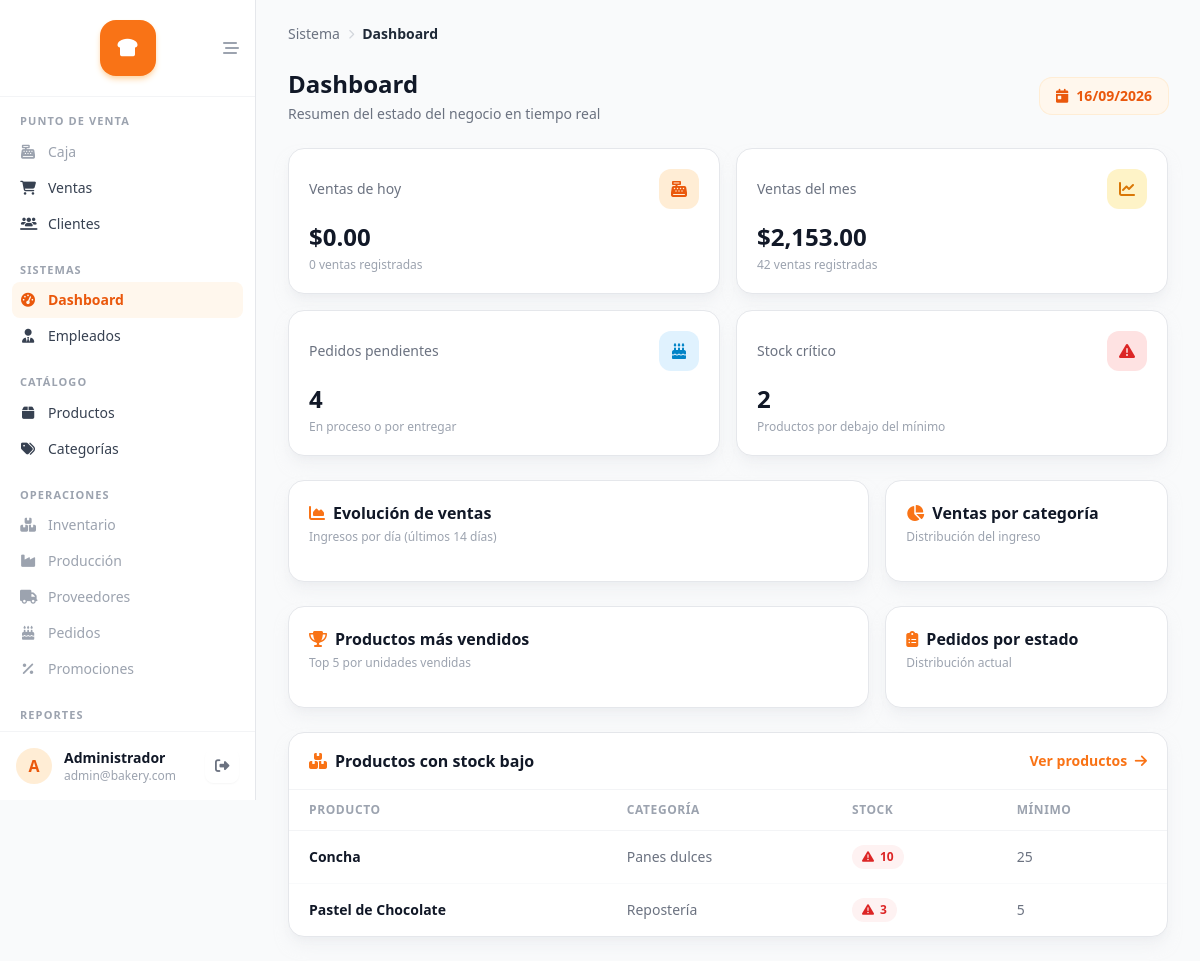
The app's page /src/public/index.php (signed in) with its own data.
### tables this page shows
CREATE TABLE productos (
    id INT AUTO_INCREMENT PRIMARY KEY,
    category_id INT NOT NULL,
    recipe_id INT NULL,
    name VARCHAR(120) NOT NULL,
    description TEXT,
    sale_price DECIMAL(10,2) NOT NULL,
    production_cost DECIMAL(10,2) NOT NULL,
    stock INT NOT NULL DEFAULT 0,
    min_stock INT NOT NULL DEFAULT 0,
    image_url VARCHAR(255),
    barcode VARCHAR(50),
    status ENUM('active','inactive') NOT NULL DEFAULT 'active',
    created_at TIMESTAMP NOT NULL DEFAULT CURRENT_TIMESTAMP,
    CONSTRAINT fk_products_category FOREIGN KEY (category_id) REFERENCES categorias(id),
    CONSTRAINT fk_products_recipe FOREIGN KEY (recipe_id) REFERENCES recetas(id),
    INDEX idx_products_category (category_id),
    UNIQUE KEY idx_products_barcode (barcode)
);

CREATE TABLE categorias (
    id INT AUTO_INCREMENT PRIMARY KEY,
    name VARCHAR(80) NOT NULL UNIQUE,
    description VARCHAR(255),
    display_order INT NOT NULL DEFAULT 0,
    status ENUM('active','inactive') NOT NULL DEFAULT 'active'
);

### src/controllers/DashboardController.php (called while the page is built, shortened)
<?php
require_once __DIR__ . '/../models/Dashboard.php';
class DashboardController
{
    private $dashboardModel;
    public function __construct($db)
    {
        $this->dashboardModel = new Dashboard($db);
    }
    public function index()
    {
        $salesToday = $this->dashboardModel->getSalesToday();
        $salesMonth = $this->dashboardModel->getSalesMonth();
        $lowStockProducts = $this->dashboardModel->getLowStockProducts();
        $pendingOrders = $this->dashboardModel->getPendingOrders();
        $totalProducts = $this->dashboardModel->getTotalProducts();
        require_once __DIR__ . '/../views/dashboard/index.php';
    }
}

### src/public/index.php (called while the page is built, shortened)
<?php
function esc($value)
{
    return htmlspecialchars((string) $value, ENT_QUOTES, 'UTF-8');
}
require_once __DIR__ . '/../models/Dashboard.php';
require_once __DIR__ . '/../controllers/ProductController.php';
require_once __DIR__ . '/../controllers/DashboardController.php';
$database = new Database();
$db = $database->getConnection();
function url($path = '')
{
    return '/' . ltrim($path, '/');
}
$url = isset($_GET['url']) ? rtrim($_GET['url'], '/') : '';
$segments = $url !== '' ? explode('/', $url) : [];
$action = $segments[1] ?? 'index';
$id = isset($segments[2]) ? (int) $segments[2] : null;
$controller = new $controllerMap[$key]($db);
$controller->{$action}($id);

### src/models/Dashboard.php (called while the page is built, shortened)
<?php
class Dashboard
{
    private $conn;
    public function __construct($db)
    {
        $this->conn = $db;
    }
    public function getSalesToday()
    {
        $query = "SELECT COALESCE(SUM(total), 0) AS total, COUNT(*) AS count
                    FROM ventas
                    WHERE state = 'completada' AND DATE(sale_date) = CURDATE();";
        $stmt = $this->conn->prepare($query);
        $stmt->execute();
        return $stmt->fetch();
    }
    public function getSalesMonth()
    {
        $query = "SELECT COALESCE(SUM(total), 0) AS total, COUNT(*) AS count
                    FROM ventas
                    WHERE state = 'completada'
                      AND YEAR(sale_date) = YEAR(CURDATE())
                      AND MONTH(sale_date) = MONTH(CURDATE());";
        $stmt = $this->conn->prepare($query);
        $stmt->execute();
        return $stmt->fetch();
    }
    public function getLowStockProducts()
    {
        $query = "SELECT p.id, p.name, p.stock, p.min_stock, c.name AS category_name
                    FROM productos p
                    INNER JOIN categorias c ON c.id = p.category_id
                    WHERE p.status = 'active' AND p.stock <= p.min_stock
                    ORDER BY (p.min_stock - p.stock) DESC;";
        $stmt = $this->conn->prepare($query);
        $stmt->execute();
        return $stmt->fetchAll();
    }
    public function getPendingOrders()
    {
        $query = "SELECT COUNT(*) AS count
                    FROM pedidos
                    WHERE state IN ('pendiente', 'aprobado', 'en_produccion', 'listo');";
        $stmt = $this->conn->prepare($query);
        $stmt->execute();
        return $stmt->fetch();
    }
    public function getTotalProducts()
    {
        $query = "SELECT COUNT(*) AS count FROM productos WHERE status = 'active';";
        $stmt = $this->conn->prepare($query);
        $stmt->execute();
        return $stmt->fetch();
    }
}

### src/views/dashboard/index.php (the view, shortened to what this page needs)
<?php require_once __DIR__ . '/../layouts/sidebar.php'; ?>
<div class="flex items-center justify-between mb-6">
    <div>
        <h1 class="text-2xl font-bold text-gray-900">Dashboard</h1>
        <p class="text-sm text-gray-500 mt-1">Resumen del estado del negocio en tiempo real</p>
    </div>
    <span class="inline-flex items-center gap-2 rounded-xl bg-orange-50 px-4 py-2 text-sm font-semibold text-orange-600 ring-1 ring-orange-100">
        <i class="fa-solid fa-calendar-day"></i> <?= esc(date('d/m/Y')) ?>
    </span>
</div>
<div class="grid grid-cols-1 sm:grid-cols-2 xl:grid-cols-4 gap-4 mb-6">
    <div class="rounded-2xl border border-gray-200 bg-white p-5 shadow-lg shadow-gray-200/50">
        <div class="flex items-center justify-between mb-3">
            <p class="text-sm font-medium text-gray-500">Ventas de hoy</p>
            <div class="w-10 h-10 rounded-xl bg-orange-100 text-orange-600 flex items-center justify-center">
                <i class="fa-solid fa-cash-register"></i>
            </div>
        </div>
        <p class="text-2xl font-bold text-gray-900">$<?= number_format($salesToday['total'], 2) ?></p>
        <p class="text-xs text-gray-400 mt-1"><?= (int) $salesToday['count'] ?> ventas registradas</p>
    </div>
    <div class="rounded-2xl border border-gray-200 bg-white p-5 shadow-lg shadow-gray-200/50">
        <div class="flex items-center justify-between mb-3">
            <p class="text-sm font-medium text-gray-500">Ventas del mes</p>
            <div class="w-10 h-10 rounded-xl bg-amber-100 text-amber-600 flex items-center justify-center">
                <i class="fa-solid fa-chart-line"></i>
            </div>
        </div>
        <p class="text-2xl font-bold text-gray-900">$<?= number_format($salesMonth['total'], 2) ?></p>
        <p class="text-xs text-gray-400 mt-1"><?= (int) $salesMonth['count'] ?> ventas registradas</p>
    </div>
    <div class="rounded-2xl border border-gray-200 bg-white p-5 shadow-lg shadow-gray-200/50">
        <div class="flex items-center justify-between mb-3">
            <p class="text-sm font-medium text-gray-500">Pedidos pendientes</p>
            <div class="w-10 h-10 rounded-xl bg-sky-100 text-sky-600 flex items-center justify-center">
                <i class="fa-solid fa-cake-candles"></i>
            </div>
        </div>
        <p class="text-2xl font-bold text-gray-900"><?= (int) $pendingOrders['count'] ?></p>
        <p class="text-xs text-gray-400 mt-1">En proceso o por entregar</p>
    </div>
    <div class="rounded-2xl border border-gray-200 bg-white p-5 shadow-lg shadow-gray-200/50">
        <div class="flex items-center justify-between mb-3">
            <p class="text-sm font-medium text-gray-500">Stock crítico</p>
            <div class="<?= count($lowStockProducts) > 0 ? 'bg-red-100 text-red-600' : 'bg-green-100 text-green-600' ?> w-10 h-10 rounded-xl flex items-center justify-center">
                <i class="fa-solid fa-triangle-exclamation"></i>
            </div>
        </div>
        <p class="text-2xl font-bold text-gray-900"><?= count($lowStockProducts) ?></p>
        <p class="text-xs text-gray-400 mt-1">Productos por debajo del mínimo</p>
    </div>
</div>
<div class="grid grid-cols-1 lg:grid-cols-3 gap-4 mb-6">
    <div class="lg:col-span-2 rounded-2xl border border-gray-200 bg-white p-5 shadow-lg shadow-gray-200/50">
        <h2 class="font-semibold text-gray-900 mb-1"><i class="fa-solid fa-chart-area text-orange-500 mr-2"></i>Evolución de ventas</h2>
        <p class="text-xs text-gray-400 mb-4">Ingresos por día (últimos 14 días)</p>
    </div>
    <div class="rounded-2xl border border-gray-200 bg-white p-5 shadow-lg shadow-gray-200/50">
        <h2 class="font-semibold text-gray-900 mb-1"><i class="fa-solid fa-chart-pie text-orange-500 mr-2"></i>Ventas por categoría</h2>
        <p class="text-xs text-gray-400 mb-4">Distribución del ingreso</p>
    </div>
</div>
<div class="grid grid-cols-1 lg:grid-cols-3 gap-4 mb-6">
    <div class="lg:col-span-2 rounded-2xl border border-gray-200 bg-white p-5 shadow-lg shadow-gray-200/50">
        <h2 class="font-semibold text-gray-900 mb-1"><i class="fa-solid fa-trophy text-orange-500 mr-2"></i>Productos más vendidos</h2>
        <p class="text-xs text-gray-400 mb-4">Top 5 por unidades vendidas</p>
    </div>
    <div class="rounded-2xl border border-gray-200 bg-white p-5 shadow-lg shadow-gray-200/50">
        <h2 class="font-semibold text-gray-900 mb-1"><i class="fa-solid fa-clipboard-list text-orange-500 mr-2"></i>Pedidos por estado</h2>
        <p class="text-xs text-gray-400 mb-4">Distribución actual</p>
    </div>
</div>
<div class="rounded-2xl border border-gray-200 bg-white shadow-lg shadow-gray-200/50 overflow-hidden">
    <div class="flex items-center justify-between px-5 py-4 border-b border-gray-100">
        <h2 class="font-semibold text-gray-900"><i class="fa-solid fa-boxes-stacked text-orange-500 mr-2"></i>Productos con stock bajo</h2>
        <a href="<?= url('products') ?>" class="text-sm font-semibold text-orange-500 hover:text-orange-600 transition-colors">Ver productos <i class="fa-solid fa-arrow-right ml-1"></i></a>
    </div>
    <div class="overflow-x-auto">
        <table class="w-full text-sm">
            <thead>
                <tr class="border-b border-gray-100 text-left text-xs uppercase tracking-wider text-gray-400">
                    <th class="px-5 py-3 font-semibold">Producto</th>
                    <th class="px-5 py-3 font-semibold">Categoría</th>
                    <th class="px-5 py-3 font-semibold">Stock</th>
                    <th class="px-5 py-3 font-semibold">Mínimo</th>
                </tr>
            </thead>
            <tbody>
                <?php if (count($lowStockProducts) > 0): ?>
                    <?php foreach ($lowStockProducts as $item): ?>
                        <tr class="border-b border-gray-50 last:border-0 hover:bg-orange-50/40 transition-colors">
                            <td class="px-5 py-3.5 font-semibold text-gray-900"><?= esc($item['name']) ?></td>
                            <td class="px-5 py-3.5 text-gray-500"><?= esc($item['category_name']) ?></td>
                            <td class="px-5 py-3.5">
                                <span class="inline-flex items-center gap-1.5 rounded-full bg-red-50 px-2.5 py-1 text-xs font-semibold text-red-600">
                                    <i class="fa-solid fa-triangle-exclamation"></i> <?= (int) $item['stock'] ?>
                                </span>
                            </td>
                            <td class="px-5 py-3.5 text-gray-500"><?= (int) $item['min_stock'] ?></td>
                        </tr>
                    <?php endforeach; ?>
                <?php endif; ?>
            </tbody>
        </table>
    </div>
</div>
<?php require_once __DIR__ . '/../layouts/footer.php'; ?>

### records on screen
productos: name "Concha", category.name "Panes dulces", stock "10", min_stock "25"
productos: name "Pastel de Chocolate", category.name "Repostería", stock "3", min_stock "5"

### other values on screen
substr($currentUser['username'] ?? 'A', 0, 1) "A"
$currentUser['username'] "Administrador"
$currentUser['email'] "admin@bakery.com"
$crumb['label'] "Sistema"
$crumb['label'] "Dashboard"
$salesToday['total'] "0.00"
$salesToday['count'] "0"
$salesMonth['total'] "2,153.00"
$salesMonth['count'] "42"
$pendingOrders['count'] "4"
count($lowStockProducts) "2"
